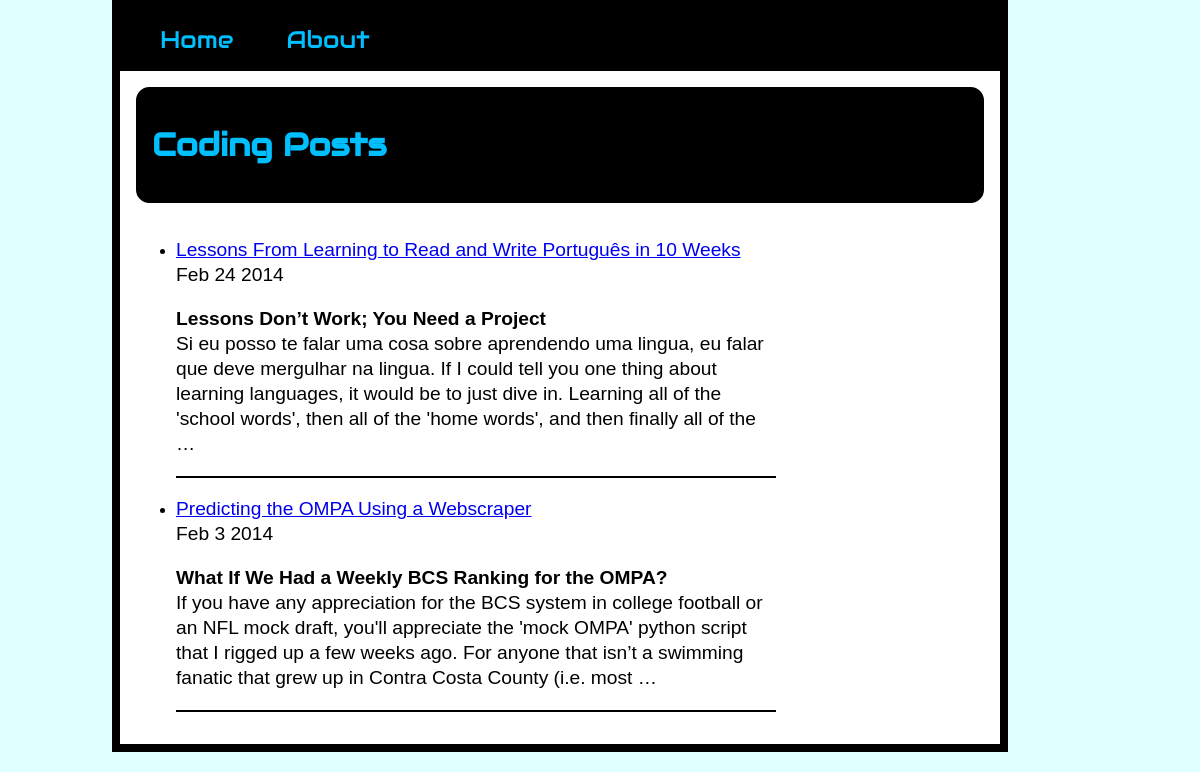
Before: /blog/category/coding with the older database file.
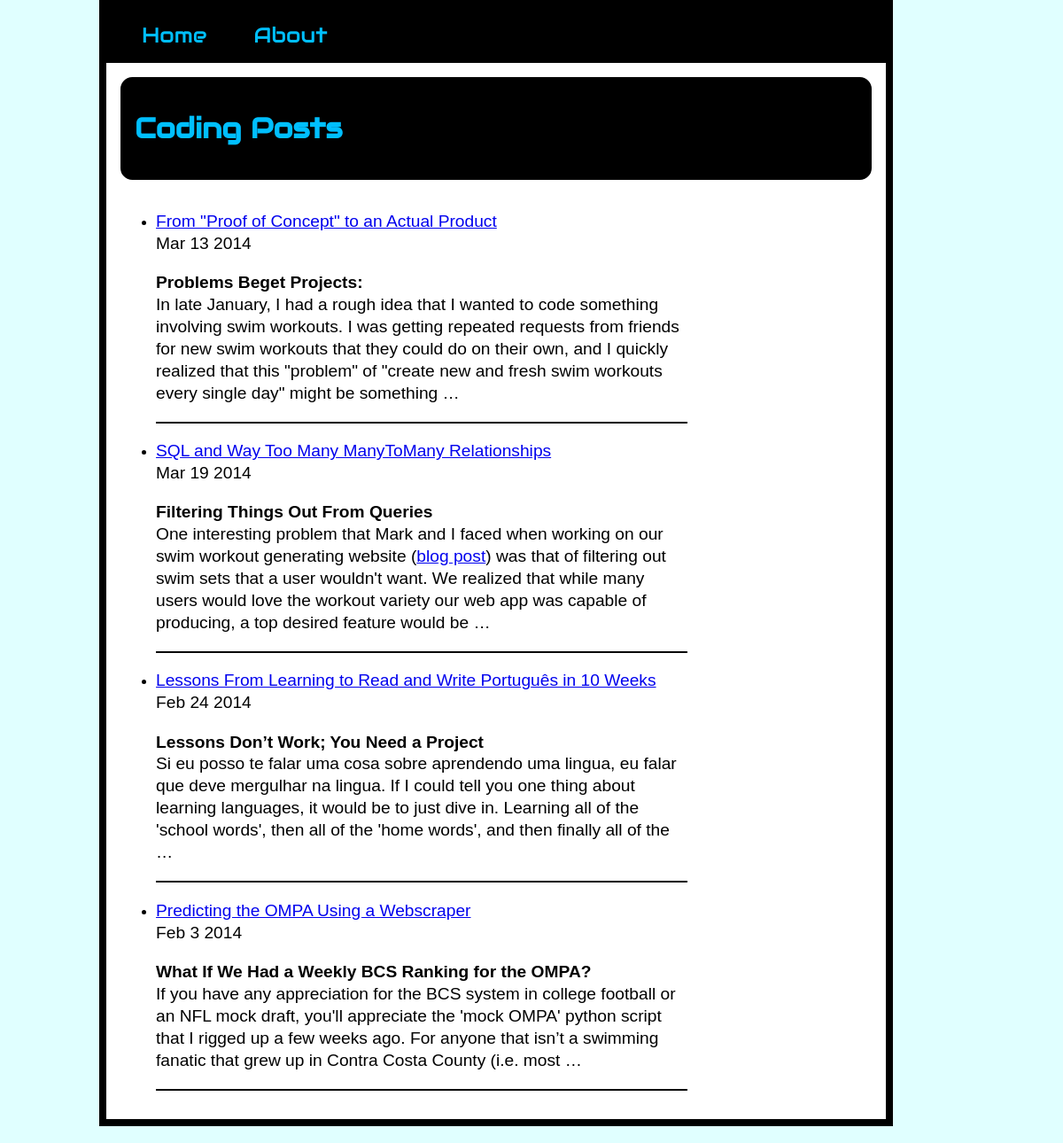
After: the same page with the newer database file.
### blog/models.py (models this page shows, shortened)
class Blog (models.Model):
    title = models.CharField(max_length=100, unique=True)
    slug = models.SlugField(max_length=100, unique=True)
    body = models.TextField()
    posted = models.DateTimeField(db_index=True) #auto_now_add=True
    category = models.ManyToManyField(Category)
    @permalink
    def get_absolute_url(self):
        return ('view_blog_post', None, {'slug': self.slug})

### blog/views.py (the view)
def view_category(request, slug):
    category = get_object_or_404(Category, slug=slug)
    return render_to_response('blog/view_category.html',{
        'category': get_object_or_404(Category, slug=slug),
        'posts': Blog.objects.filter(category=category)[::-1]
    })

### blog/templates/blog/view_category.html (shortened to what this page needs)
{% extends 'base.html' %}
{% block title %}<div id="myheadline"><h1>{{ category.title }} Posts</h1></div>{% endblock %}
{% block content %}
	{%  if posts %}
		<ul>
		{% for post in posts %}
			<div class='postlists'><li><p><a href="{{ post.get_absolute_url }}">{{ post.title }}</a><br>{{ post.posted|date }}</p>
				<p>{{ post.body|safe|truncatewords:"60" }}
			</li></div>
		{% endfor %}
		</ul>
		{% else %}
			<p>There are no posts.</p>
		{% endif %}
{% endblock %}

Changed rows visible on the page:
added Blog: title "From \"Proof of Concept\" to an Actual Product", posted "Mar 13 2014", body "Problems Beget Projects: In late January, I had a rough idea that I wanted to code something involving swim workouts. I was getting repeated requests from friends for new swim workouts that they could do on their own, and I quickly realized that this \"problem\" of \"create new and fresh swim workouts every single day\" might be something …"
added Blog: title "SQL and Way Too Many ManyToMany Relationships", posted "Mar 19 2014", body "Filtering Things Out From Queries One interesting problem that Mark and I faced when working on our swim workout generating website ( blog post ) was that of filtering out swim sets that a user wouldn't want. We realized that while many users would love the workout variety our web app was capable of producing, a top desired feature would be …"
